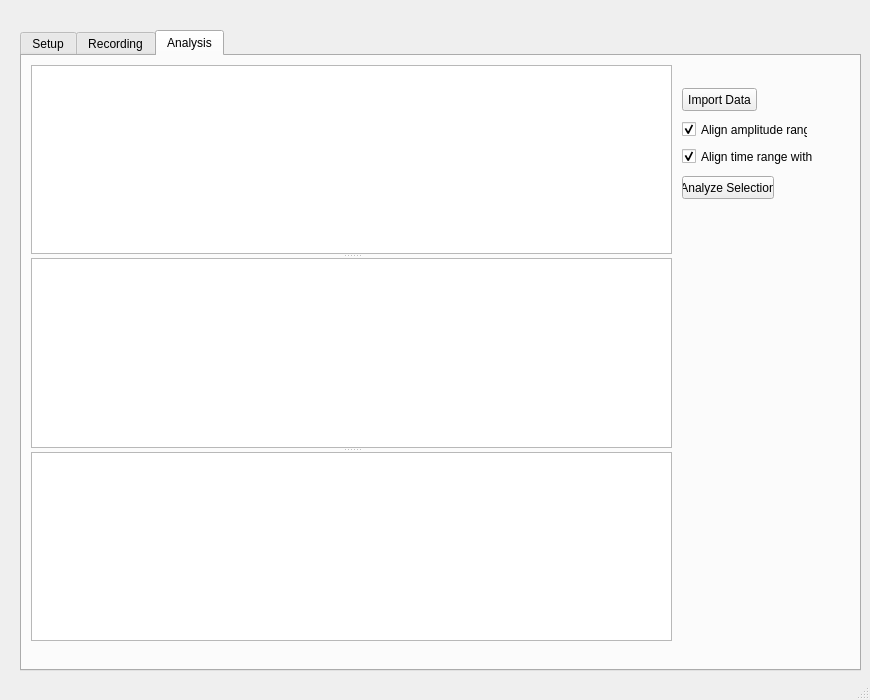
<?xml version="1.0" encoding="UTF-8"?>
<ui version="4.0">
 <class>MainWindow</class>
 <widget class="QMainWindow" name="MainWindow">
  <property name="geometry">
   <rect>
    <x>0</x>
    <y>0</y>
    <width>870</width>
    <height>700</height>
   </rect>
  </property>
  <property name="sizePolicy">
   <sizepolicy hsizetype="Fixed" vsizetype="Fixed">
    <horstretch>0</horstretch>
    <verstretch>0</verstretch>
   </sizepolicy>
  </property>
  <property name="minimumSize">
   <size>
    <width>870</width>
    <height>700</height>
   </size>
  </property>
  <property name="maximumSize">
   <size>
    <width>870</width>
    <height>700</height>
   </size>
  </property>
  <property name="windowTitle">
   <string>PyKacc ver4.0</string>
  </property>
  <property name="windowIcon">
   <iconset resource="Resources.qrc">
    <normaloff>:/Icons/Logo.ico</normaloff>:/Icons/Logo.ico</iconset>
  </property>
  <widget class="QWidget" name="centralwidget">
   <widget class="QTabWidget" name="tabWidget">
    <property name="geometry">
     <rect>
      <x>20</x>
      <y>30</y>
      <width>841</width>
      <height>641</height>
     </rect>
    </property>
    <property name="tabPosition">
     <enum>QTabWidget::North</enum>
    </property>
    <property name="currentIndex">
     <number>2</number>
    </property>
    <property name="tabsClosable">
     <bool>false</bool>
    </property>
    <widget class="QWidget" name="tab_3">
     <attribute name="title">
      <string>Setup</string>
     </attribute>
     <widget class="QGroupBox" name="groupBox_2">
      <property name="geometry">
       <rect>
        <x>20</x>
        <y>40</y>
        <width>308</width>
        <height>341</height>
       </rect>
      </property>
      <property name="title">
       <string>Setup</string>
      </property>
      <property name="alignment">
       <set>Qt::AlignLeading|Qt::AlignLeft|Qt::AlignTop</set>
      </property>
      <property name="flat">
       <bool>false</bool>
      </property>
      <layout class="QVBoxLayout" name="verticalLayout_3">
       <item>
        <widget class="QGroupBox" name="groupBox">
         <property name="sizePolicy">
          <sizepolicy hsizetype="Fixed" vsizetype="Fixed">
           <horstretch>0</horstretch>
           <verstretch>0</verstretch>
          </sizepolicy>
         </property>
         <property name="maximumSize">
          <size>
           <width>600</width>
           <height>600</height>
          </size>
         </property>
         <property name="font">
          <font>
           <family>Aharoni</family>
           <pointsize>8</pointsize>
          </font>
         </property>
         <property name="styleSheet">
          <string notr="true"/>
         </property>
         <property name="title">
          <string>Devices</string>
         </property>
         <property name="flat">
          <bool>true</bool>
         </property>
         <layout class="QHBoxLayout" name="horizontalLayout_3">
          <item>
           <layout class="QVBoxLayout" name="verticalLayout_2">
            <property name="sizeConstraint">
             <enum>QLayout::SetDefaultConstraint</enum>
            </property>
            <property name="margin">
             <number>6</number>
            </property>
            <item>
             <widget class="QCheckBox" name="dev1">
              <property name="palette">
               <palette>
                <active>
                 <colorrole role="WindowText">
                  <brush brushstyle="SolidPattern">
                   <color alpha="255">
                    <red>0</red>
                    <green>0</green>
                    <blue>0</blue>
                   </color>
                  </brush>
                 </colorrole>
                 <colorrole role="ButtonText">
                  <brush brushstyle="SolidPattern">
                   <color alpha="255">
                    <red>255</red>
                    <green>255</green>
                    <blue>255</blue>
                   </color>
                  </brush>
                 </colorrole>
                </active>
                <inactive>
                 <colorrole role="WindowText">
                  <brush brushstyle="SolidPattern">
                   <color alpha="255">
                    <red>0</red>
                    <green>0</green>
                    <blue>0</blue>
                   </color>
                  </brush>
                 </colorrole>
                 <colorrole role="ButtonText">
                  <brush brushstyle="SolidPattern">
                   <color alpha="255">
                    <red>255</red>
                    <green>255</green>
                    <blue>255</blue>
                   </color>
                  </brush>
                 </colorrole>
                </inactive>
                <disabled>
                 <colorrole role="WindowText">
                  <brush brushstyle="SolidPattern">
                   <color alpha="255">
                    <red>120</red>
                    <green>120</green>
                    <blue>120</blue>
                   </color>
                  </brush>
                 </colorrole>
                 <colorrole role="ButtonText">
                  <brush brushstyle="SolidPattern">
                   <color alpha="255">
                    <red>120</red>
                    <green>120</green>
                    <blue>120</blue>
                   </color>
                  </brush>
                 </colorrole>
                </disabled>
               </palette>
              </property>
              <property name="font">
               <font>
                <family>Consolas</family>
                <pointsize>9</pointsize>
               </font>
              </property>
              <property name="text">
               <string/>
              </property>
              <property name="checked">
               <bool>false</bool>
              </property>
             </widget>
            </item>
            <item>
             <widget class="QCheckBox" name="dev2">
              <property name="font">
               <font>
                <family>Consolas</family>
                <pointsize>9</pointsize>
               </font>
              </property>
              <property name="text">
               <string/>
              </property>
             </widget>
            </item>
            <item>
             <widget class="QCheckBox" name="dev3">
              <property name="font">
               <font>
                <family>Consolas</family>
                <pointsize>9</pointsize>
               </font>
              </property>
              <property name="text">
               <string/>
              </property>
             </widget>
            </item>
            <item>
             <widget class="QCheckBox" name="dev4">
              <property name="font">
               <font>
                <family>Consolas</family>
                <pointsize>9</pointsize>
               </font>
              </property>
             </widget>
            </item>
            <item>
             <widget class="QCheckBox" name="dev5">
              <property name="palette">
               <palette>
                <active>
                 <colorrole role="ButtonText">
                  <brush brushstyle="SolidPattern">
                   <color alpha="255">
                    <red>255</red>
                    <green>255</green>
                    <blue>255</blue>
                   </color>
                  </brush>
                 </colorrole>
                </active>
                <inactive>
                 <colorrole role="ButtonText">
                  <brush brushstyle="SolidPattern">
                   <color alpha="255">
                    <red>255</red>
                    <green>255</green>
                    <blue>255</blue>
                   </color>
                  </brush>
                 </colorrole>
                </inactive>
                <disabled>
                 <colorrole role="ButtonText">
                  <brush brushstyle="SolidPattern">
                   <color alpha="255">
                    <red>120</red>
                    <green>120</green>
                    <blue>120</blue>
                   </color>
                  </brush>
                 </colorrole>
                </disabled>
               </palette>
              </property>
              <property name="font">
               <font>
                <family>Consolas</family>
                <pointsize>9</pointsize>
               </font>
              </property>
              <property name="text">
               <string/>
              </property>
             </widget>
            </item>
           </layout>
          </item>
         </layout>
        </widget>
       </item>
       <item>
        <widget class="QGroupBox" name="groupBox_3">
         <property name="sizePolicy">
          <sizepolicy hsizetype="Fixed" vsizetype="Fixed">
           <horstretch>0</horstretch>
           <verstretch>0</verstretch>
          </sizepolicy>
         </property>
         <property name="title">
          <string>Save Location</string>
         </property>
         <property name="alignment">
          <set>Qt::AlignLeading|Qt::AlignLeft|Qt::AlignTop</set>
         </property>
         <property name="flat">
          <bool>true</bool>
         </property>
         <layout class="QGridLayout" name="gridLayout_4">
          <item row="0" column="0">
           <widget class="QLabel" name="label_3">
            <property name="text">
             <string>File Name:</string>
            </property>
            <property name="alignment">
             <set>Qt::AlignRight|Qt::AlignTrailing|Qt::AlignVCenter</set>
            </property>
           </widget>
          </item>
          <item row="1" column="0">
           <widget class="QLabel" name="label_4">
            <property name="text">
             <string>Folder:</string>
            </property>
            <property name="alignment">
             <set>Qt::AlignRight|Qt::AlignTrailing|Qt::AlignVCenter</set>
            </property>
           </widget>
          </item>
          <item row="1" column="1">
           <widget class="QLineEdit" name="lineEdit_Path">
            <property name="palette">
             <palette>
              <active>
               <colorrole role="WindowText">
                <brush brushstyle="SolidPattern">
                 <color alpha="255">
                  <red>0</red>
                  <green>0</green>
                  <blue>0</blue>
                 </color>
                </brush>
               </colorrole>
               <colorrole role="Text">
                <brush brushstyle="SolidPattern">
                 <color alpha="255">
                  <red>0</red>
                  <green>0</green>
                  <blue>0</blue>
                 </color>
                </brush>
               </colorrole>
              </active>
              <inactive>
               <colorrole role="WindowText">
                <brush brushstyle="SolidPattern">
                 <color alpha="255">
                  <red>0</red>
                  <green>0</green>
                  <blue>0</blue>
                 </color>
                </brush>
               </colorrole>
               <colorrole role="Text">
                <brush brushstyle="SolidPattern">
                 <color alpha="255">
                  <red>0</red>
                  <green>0</green>
                  <blue>0</blue>
                 </color>
                </brush>
               </colorrole>
              </inactive>
              <disabled>
               <colorrole role="WindowText">
                <brush brushstyle="SolidPattern">
                 <color alpha="255">
                  <red>120</red>
                  <green>120</green>
                  <blue>120</blue>
                 </color>
                </brush>
               </colorrole>
               <colorrole role="Text">
                <brush brushstyle="SolidPattern">
                 <color alpha="255">
                  <red>120</red>
                  <green>120</green>
                  <blue>120</blue>
                 </color>
                </brush>
               </colorrole>
              </disabled>
             </palette>
            </property>
            <property name="placeholderText">
             <string>Enter Path</string>
            </property>
           </widget>
          </item>
          <item row="1" column="2">
           <widget class="QPushButton" name="pushButton_4">
            <property name="sizePolicy">
             <sizepolicy hsizetype="Preferred" vsizetype="Preferred">
              <horstretch>0</horstretch>
              <verstretch>0</verstretch>
             </sizepolicy>
            </property>
            <property name="font">
             <font>
              <pointsize>10</pointsize>
             </font>
            </property>
            <property name="text">
             <string>...</string>
            </property>
           </widget>
          </item>
          <item row="0" column="1">
           <widget class="QLineEdit" name="lineEdit">
            <property name="palette">
             <palette>
              <active>
               <colorrole role="WindowText">
                <brush brushstyle="SolidPattern">
                 <color alpha="255">
                  <red>0</red>
                  <green>0</green>
                  <blue>0</blue>
                 </color>
                </brush>
               </colorrole>
               <colorrole role="Text">
                <brush brushstyle="SolidPattern">
                 <color alpha="255">
                  <red>0</red>
                  <green>0</green>
                  <blue>0</blue>
                 </color>
                </brush>
               </colorrole>
              </active>
              <inactive>
               <colorrole role="WindowText">
                <brush brushstyle="SolidPattern">
                 <color alpha="255">
                  <red>0</red>
                  <green>0</green>
                  <blue>0</blue>
                 </color>
                </brush>
               </colorrole>
               <colorrole role="Text">
                <brush brushstyle="SolidPattern">
                 <color alpha="255">
                  <red>0</red>
                  <green>0</green>
                  <blue>0</blue>
                 </color>
                </brush>
               </colorrole>
              </inactive>
              <disabled>
               <colorrole role="WindowText">
                <brush brushstyle="SolidPattern">
                 <color alpha="255">
                  <red>120</red>
                  <green>120</green>
                  <blue>120</blue>
                 </color>
                </brush>
               </colorrole>
               <colorrole role="Text">
                <brush brushstyle="SolidPattern">
                 <color alpha="255">
                  <red>120</red>
                  <green>120</green>
                  <blue>120</blue>
                 </color>
                </brush>
               </colorrole>
              </disabled>
             </palette>
            </property>
            <property name="placeholderText">
             <string>Enter File Name</string>
            </property>
           </widget>
          </item>
         </layout>
        </widget>
       </item>
       <item>
        <widget class="QPushButton" name="pushButton">
         <property name="font">
          <font>
           <pointsize>8</pointsize>
          </font>
         </property>
         <property name="styleSheet">
          <string notr="true">background-color: rgb(85, 170, 255);</string>
         </property>
         <property name="text">
          <string>SAVE</string>
         </property>
        </widget>
       </item>
      </layout>
     </widget>
     <widget class="QLabel" name="labelLOGO_3">
      <property name="geometry">
       <rect>
        <x>740</x>
        <y>530</y>
        <width>80</width>
        <height>70</height>
       </rect>
      </property>
      <property name="text">
       <string/>
      </property>
      <property name="textFormat">
       <enum>Qt::RichText</enum>
      </property>
      <property name="pixmap">
       <pixmap resource="Resources.qrc">:/Icons/Logo.png</pixmap>
      </property>
      <property name="scaledContents">
       <bool>true</bool>
      </property>
     </widget>
    </widget>
    <widget class="QWidget" name="tab">
     <attribute name="title">
      <string>Recording</string>
     </attribute>
     <widget class="PlotWidget" name="graphicsView">
      <property name="enabled">
       <bool>true</bool>
      </property>
      <property name="geometry">
       <rect>
        <x>9</x>
        <y>9</y>
        <width>621</width>
        <height>192</height>
       </rect>
      </property>
      <property name="cursor" stdset="0">
       <cursorShape>OpenHandCursor</cursorShape>
      </property>
     </widget>
     <widget class="PlotWidget" name="graphicsView_2">
      <property name="enabled">
       <bool>true</bool>
      </property>
      <property name="geometry">
       <rect>
        <x>9</x>
        <y>207</y>
        <width>621</width>
        <height>192</height>
       </rect>
      </property>
      <property name="cursor" stdset="0">
       <cursorShape>OpenHandCursor</cursorShape>
      </property>
     </widget>
     <widget class="PlotWidget" name="graphicsView_3">
      <property name="enabled">
       <bool>true</bool>
      </property>
      <property name="geometry">
       <rect>
        <x>9</x>
        <y>405</y>
        <width>621</width>
        <height>192</height>
       </rect>
      </property>
      <property name="cursor" stdset="0">
       <cursorShape>OpenHandCursor</cursorShape>
      </property>
     </widget>
     <widget class="QGroupBox" name="groupBox_4">
      <property name="geometry">
       <rect>
        <x>640</x>
        <y>10</y>
        <width>171</width>
        <height>71</height>
       </rect>
      </property>
      <property name="font">
       <font>
        <family>Aharoni</family>
        <pointsize>8</pointsize>
       </font>
      </property>
      <property name="title">
       <string>LOG DATA</string>
      </property>
      <layout class="QGridLayout" name="gridLayout_3">
       <item row="1" column="1">
        <widget class="QLabel" name="label_6">
         <property name="font">
          <font>
           <family>Aharoni</family>
           <pointsize>12</pointsize>
          </font>
         </property>
         <property name="text">
          <string>0</string>
         </property>
        </widget>
       </item>
       <item row="0" column="1">
        <widget class="QLabel" name="label_5">
         <property name="font">
          <font>
           <family>Aharoni</family>
           <pointsize>12</pointsize>
          </font>
         </property>
         <property name="text">
          <string>00:00:00</string>
         </property>
        </widget>
       </item>
       <item row="1" column="0">
        <widget class="QLabel" name="label_10">
         <property name="palette">
          <palette>
           <active>
            <colorrole role="WindowText">
             <brush brushstyle="SolidPattern">
              <color alpha="255">
               <red>0</red>
               <green>0</green>
               <blue>0</blue>
              </color>
             </brush>
            </colorrole>
            <colorrole role="ButtonText">
             <brush brushstyle="SolidPattern">
              <color alpha="255">
               <red>255</red>
               <green>255</green>
               <blue>255</blue>
              </color>
             </brush>
            </colorrole>
           </active>
           <inactive>
            <colorrole role="WindowText">
             <brush brushstyle="SolidPattern">
              <color alpha="255">
               <red>0</red>
               <green>0</green>
               <blue>0</blue>
              </color>
             </brush>
            </colorrole>
            <colorrole role="ButtonText">
             <brush brushstyle="SolidPattern">
              <color alpha="255">
               <red>255</red>
               <green>255</green>
               <blue>255</blue>
              </color>
             </brush>
            </colorrole>
           </inactive>
           <disabled>
            <colorrole role="WindowText">
             <brush brushstyle="SolidPattern">
              <color alpha="255">
               <red>120</red>
               <green>120</green>
               <blue>120</blue>
              </color>
             </brush>
            </colorrole>
            <colorrole role="ButtonText">
             <brush brushstyle="SolidPattern">
              <color alpha="255">
               <red>120</red>
               <green>120</green>
               <blue>120</blue>
              </color>
             </brush>
            </colorrole>
           </disabled>
          </palette>
         </property>
         <property name="font">
          <font>
           <family>Aharoni</family>
           <pointsize>10</pointsize>
           <weight>50</weight>
           <bold>false</bold>
          </font>
         </property>
         <property name="text">
          <string>Samples : </string>
         </property>
         <property name="alignment">
          <set>Qt::AlignRight|Qt::AlignTrailing|Qt::AlignVCenter</set>
         </property>
        </widget>
       </item>
       <item row="0" column="0">
        <widget class="QLabel" name="label_11">
         <property name="palette">
          <palette>
           <active>
            <colorrole role="WindowText">
             <brush brushstyle="SolidPattern">
              <color alpha="255">
               <red>0</red>
               <green>0</green>
               <blue>0</blue>
              </color>
             </brush>
            </colorrole>
            <colorrole role="ButtonText">
             <brush brushstyle="SolidPattern">
              <color alpha="255">
               <red>255</red>
               <green>255</green>
               <blue>255</blue>
              </color>
             </brush>
            </colorrole>
           </active>
           <inactive>
            <colorrole role="WindowText">
             <brush brushstyle="SolidPattern">
              <color alpha="255">
               <red>0</red>
               <green>0</green>
               <blue>0</blue>
              </color>
             </brush>
            </colorrole>
            <colorrole role="ButtonText">
             <brush brushstyle="SolidPattern">
              <color alpha="255">
               <red>255</red>
               <green>255</green>
               <blue>255</blue>
              </color>
             </brush>
            </colorrole>
           </inactive>
           <disabled>
            <colorrole role="WindowText">
             <brush brushstyle="SolidPattern">
              <color alpha="255">
               <red>120</red>
               <green>120</green>
               <blue>120</blue>
              </color>
             </brush>
            </colorrole>
            <colorrole role="ButtonText">
             <brush brushstyle="SolidPattern">
              <color alpha="255">
               <red>120</red>
               <green>120</green>
               <blue>120</blue>
              </color>
             </brush>
            </colorrole>
           </disabled>
          </palette>
         </property>
         <property name="font">
          <font>
           <family>Aharoni</family>
           <pointsize>10</pointsize>
           <weight>50</weight>
           <bold>false</bold>
          </font>
         </property>
         <property name="text">
          <string>Duration : </string>
         </property>
         <property name="alignment">
          <set>Qt::AlignRight|Qt::AlignTrailing|Qt::AlignVCenter</set>
         </property>
        </widget>
       </item>
      </layout>
     </widget>
     <widget class="QPushButton" name="pushButton_2">
      <property name="geometry">
       <rect>
        <x>640</x>
        <y>90</y>
        <width>75</width>
        <height>26</height>
       </rect>
      </property>
      <property name="font">
       <font>
        <family>Arial</family>
        <pointsize>12</pointsize>
        <weight>50</weight>
        <italic>false</italic>
        <bold>false</bold>
       </font>
      </property>
      <property name="styleSheet">
       <string notr="true">background-color: rgb(0, 255, 0);
color: rgb(0, 0, 0);
font: 12pt &quot;Arial&quot;;</string>
      </property>
      <property name="text">
       <string>START</string>
      </property>
     </widget>
     <widget class="QPushButton" name="pushButton_3">
      <property name="geometry">
       <rect>
        <x>720</x>
        <y>90</y>
        <width>75</width>
        <height>26</height>
       </rect>
      </property>
      <property name="styleSheet">
       <string notr="true">background-color: rgb(255, 0, 0);
color: rgb(0, 0, 0);
font: 12pt &quot;Arial&quot;;</string>
      </property>
      <property name="text">
       <string>STOP</string>
      </property>
     </widget>
     <widget class="QLabel" name="labelLOGO_2">
      <property name="geometry">
       <rect>
        <x>740</x>
        <y>530</y>
        <width>80</width>
        <height>70</height>
       </rect>
      </property>
      <property name="text">
       <string/>
      </property>
      <property name="textFormat">
       <enum>Qt::RichText</enum>
      </property>
      <property name="pixmap">
       <pixmap resource="Resources.qrc">:/Icons/Logo.png</pixmap>
      </property>
      <property name="scaledContents">
       <bool>true</bool>
      </property>
     </widget>
    </widget>
    <widget class="QWidget" name="tab_2">
     <attribute name="title">
      <string>Analysis</string>
     </attribute>
     <widget class="QCheckBox" name="syncAnalysisCheck_X">
      <property name="geometry">
       <rect>
        <x>660</x>
        <y>92</y>
        <width>132</width>
        <height>17</height>
       </rect>
      </property>
      <property name="text">
       <string>Align time range with X</string>
      </property>
      <property name="checked">
       <bool>true</bool>
      </property>
     </widget>
     <widget class="QCheckBox" name="syncAnalysisCheck_Y">
      <property name="geometry">
       <rect>
        <x>660</x>
        <y>65</y>
        <width>126</width>
        <height>17</height>
       </rect>
      </property>
      <property name="text">
       <string>Align amplitude range</string>
      </property>
      <property name="checked">
       <bool>true</bool>
      </property>
     </widget>
     <widget class="QPushButton" name="pushButton_Opendata">
      <property name="geometry">
       <rect>
        <x>660</x>
        <y>32</y>
        <width>75</width>
        <height>23</height>
       </rect>
      </property>
      <property name="text">
       <string>Import Data</string>
      </property>
     </widget>
     <widget class="QPushButton" name="pushButton_Analyze">
      <property name="geometry">
       <rect>
        <x>660</x>
        <y>120</y>
        <width>92</width>
        <height>23</height>
       </rect>
      </property>
      <property name="text">
       <string>Analyze Selection</string>
      </property>
     </widget>
     <widget class="QLabel" name="labelLOGO_6">
      <property name="geometry">
       <rect>
        <x>741</x>
        <y>530</y>
        <width>80</width>
        <height>70</height>
       </rect>
      </property>
      <property name="text">
       <string/>
      </property>
      <property name="textFormat">
       <enum>Qt::RichText</enum>
      </property>
      <property name="pixmap">
       <pixmap resource="Resources.qrc">:/Icons/Logo.png</pixmap>
      </property>
      <property name="scaledContents">
       <bool>true</bool>
      </property>
     </widget>
     <widget class="QSplitter" name="splitter">
      <property name="geometry">
       <rect>
        <x>9</x>
        <y>9</y>
        <width>641</width>
        <height>576</height>
       </rect>
      </property>
      <property name="orientation">
       <enum>Qt::Vertical</enum>
      </property>
      <widget class="PlotWidget" name="graphicsView_x">
       <property name="enabled">
        <bool>true</bool>
       </property>
       <property name="cursor" stdset="0">
        <cursorShape>OpenHandCursor</cursorShape>
       </property>
      </widget>
      <widget class="PlotWidget" name="graphicsView_y">
       <property name="enabled">
        <bool>true</bool>
       </property>
       <property name="cursor" stdset="0">
        <cursorShape>OpenHandCursor</cursorShape>
       </property>
      </widget>
      <widget class="PlotWidget" name="graphicsView_z">
       <property name="enabled">
        <bool>true</bool>
       </property>
       <property name="cursor" stdset="0">
        <cursorShape>OpenHandCursor</cursorShape>
       </property>
      </widget>
     </widget>
    </widget>
   </widget>
  </widget>
  <widget class="QMenuBar" name="menubar">
   <property name="geometry">
    <rect>
     <x>0</x>
     <y>0</y>
     <width>870</width>
     <height>21</height>
    </rect>
   </property>
  </widget>
  <widget class="QStatusBar" name="statusbar"/>
 </widget>
 <customwidgets>
  <customwidget>
   <class>PlotWidget</class>
   <extends>QGraphicsView</extends>
   <header>pyqtgraph</header>
  </customwidget>
 </customwidgets>
 <resources>
  <include location="Resources.qrc"/>
  <include location="Resources.qrc"/>
 </resources>
 <connections/>
</ui>
